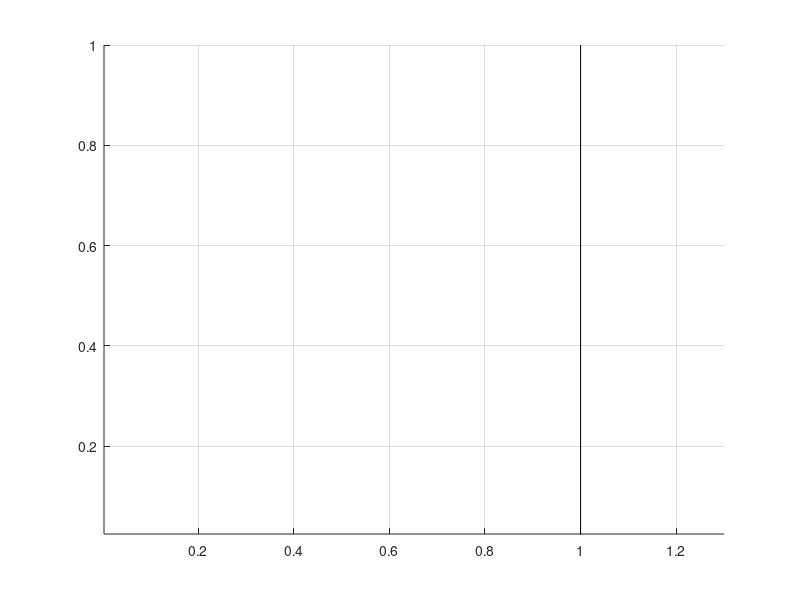

Write MATLAB code to recreate this figure. (Note: this script raises an error after producing the figure.)
%%%%%%%%%%%%%%%%%Which boosting algorithm
     basefolder ='/users/visics/mmathias/devel/doppia/src/applications/objects_detection/warp/INRIA';
     resultfolder = '/esat/kochab/mmathias/CalTechEvaluation_3.0.0/data-INRIA/res/Ours-wip';
    lgd = []; handels = []; aps = []
    
    h = figure(226); hold on; grid;
    lims=[3e-3 1e0+0.3 .025 1];
    axis( lims ); lgdLoc='sw'; plot([1 1],[eps 1],'-k','HandleVisibility','off');
     text(0.2,0.75,'INRIA', 'Color', colors{16}, 'FontSize',20, 'FontWeight', 'bold');
    set(gca,'XScale','log','YScale','log','YTick',[0 .05 .1:.1:1]);
    set(gca,'XMinorGrid','off','XMinorTic','off');
    set(gca,'YMinorGrid','off','YMinorTic','off');
    fnt={ 'FontSize',12 };
    xlabel('false positives per image',fnt{:});
    ylabel('miss rate',fnt{:});

    str='';
    if(~isempty(str)), title(['ROC for ' str],fnt{:}); end
    %colors = varycolor(numel(names));
    %set(gcf, 'DefaultAxesColorOrder', colors);

    names = {'HOG-multiScale-crisp' ,'vadaBoost' ,'8000Learners', 'HOG-multiScale_8000_vada'};
    
    plotNames = {'Adaboost 2k', 'Vadaboost 2k', 'Adaboost 8k', 'Vadaboost 8k'};
 plot_colors = {colors{3}, colors{4}, colors{3},colors{4}, colors{4},colors{1},colors{8},colors{8}}

    for i=1:numel(names)
        [aps{end+1}, lgd{end+1}, handels(i)] =  addCurve(h, plot_colors{i}, names(i), plotNames(i), basefolder, resultfolder);
         if strcmp(names{i}, '8000Learners') || strcmp(names{i}, 'HOG-multiScale_8000_vada')
            set(handels(i), 'LineStyle', '--');
        end
    end
    
    HOGmat = load('/users/visics/mmathias/devel/doppia/src/applications/objects_detection/warp/INRIA/HOG.mat');
    handels(end+1) = plot(HOGmat.xy(:,1),HOGmat.xy(:,2), 'Color', 'k', 'linewidth', 3);
    ap = getCurveQuality(HOGmat.xy(:,1)',HOGmat.xy(:,2)')*100;
    lgd{end+1} = sprintf('HOG (%.2f %%)', ap);
    aps{end+1} = sprintf('%.2f',ap);
   
    
    
    [dummy, order] = sort(aps);
    order = order(end:-1:1)
    
    h_legend = legend(handels(order), lgd(order), 'Location','SouthWest');
    set(h_legend,'FontSize',15);
    set(h_legend,'Interpreter','none');
                set(h, 'renderer', 'painters');